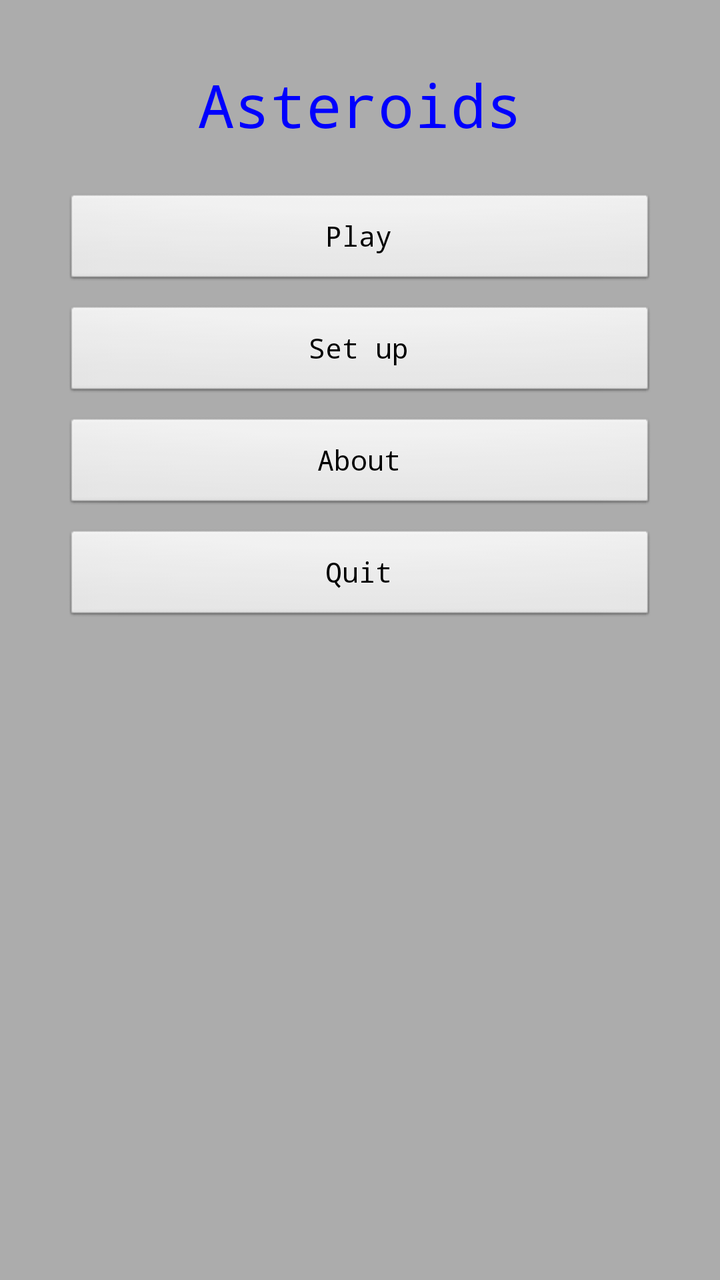
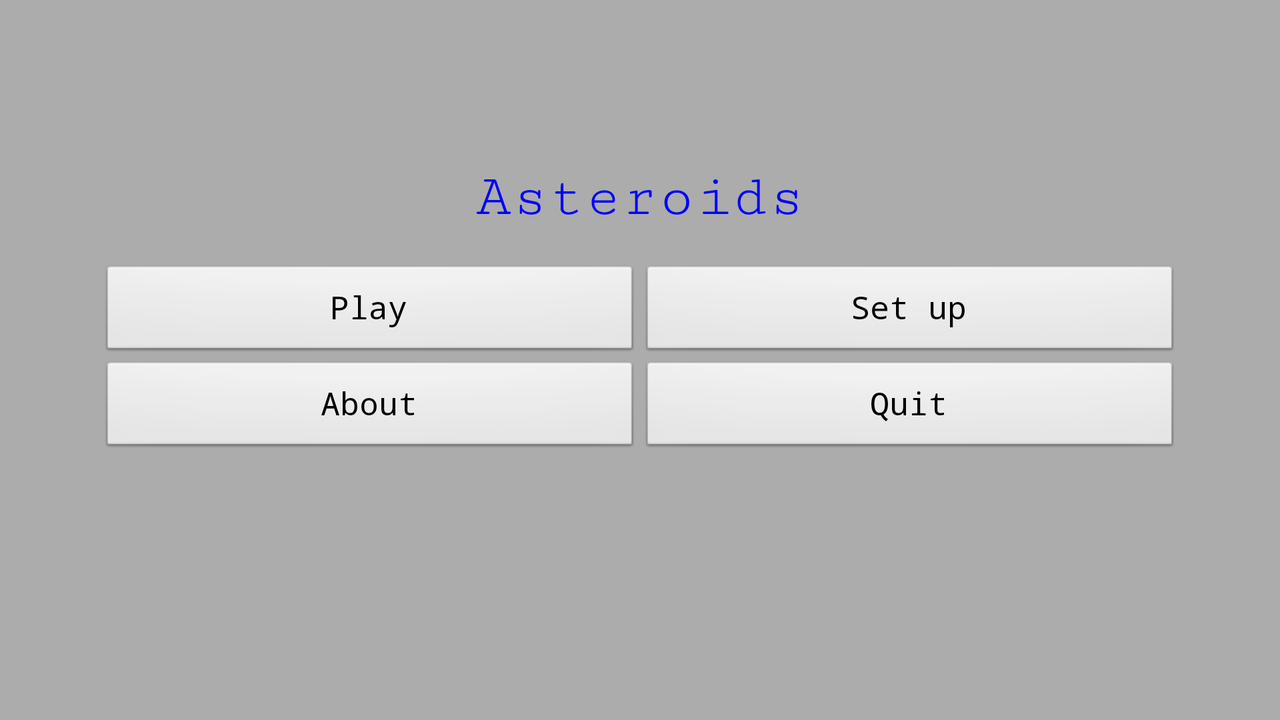

An Android layout and its configuration variant, each rendered on a device that would load it. The default file and the variant file are quoted in full after the pictures.
<!-- AndroidManifest.xml: application theme AppTheme -->
<!-- res/layout/activity_main.xml -->
<?xml version="1.0" encoding="utf-8"?>
<android.support.constraint.ConstraintLayout xmlns:android="http://schemas.android.com/apk/res/android"
    xmlns:app="http://schemas.android.com/apk/res-auto"
    xmlns:tools="http://schemas.android.com/tools"

    android:layout_width="match_parent"
    android:layout_height="match_parent"
    tools:context=".MainActivity">

    <TextView
        android:id="@+id/textView"
        android:layout_width="wrap_content"
        android:layout_height="wrap_content"
        android:layout_marginStart="32dp"
        android:layout_marginLeft="32dp"
        android:layout_marginTop="32dp"
        android:layout_marginEnd="32dp"
        android:layout_marginRight="32dp"
        android:text="@string/app_name"
        android:textSize="30sp"
        app:layout_constraintEnd_toEndOf="parent"
        app:layout_constraintStart_toStartOf="parent"
        app:layout_constraintTop_toTopOf="parent" />

    <Button
        android:id="@+id/btn_start"
        android:layout_width="0dp"
        android:layout_height="wrap_content"
        android:layout_marginStart="32dp"
        android:layout_marginLeft="32dp"
        android:layout_marginTop="24dp"
        android:layout_marginEnd="32dp"
        android:layout_marginRight="32dp"
        android:text="@string/btn_start_txt"
        app:layout_constraintEnd_toEndOf="parent"
        app:layout_constraintStart_toStartOf="parent"
        app:layout_constraintTop_toBottomOf="@+id/textView" />

    <Button
        android:id="@+id/btn_setup"
        android:layout_width="0dp"
        android:layout_height="wrap_content"
        android:layout_marginTop="8dp"
        android:text="@string/btn_setup_txt"
        app:layout_constraintEnd_toEndOf="@+id/btn_start"
        app:layout_constraintHorizontal_bias="0.0"
        app:layout_constraintStart_toStartOf="@+id/btn_start"
        app:layout_constraintTop_toBottomOf="@+id/btn_start" />

    <Button
        android:id="@+id/btn_about"
        android:layout_width="0dp"
        android:layout_height="wrap_content"
        android:layout_marginTop="8dp"
        android:text="@string/btn_about_txt"
        app:layout_constraintEnd_toEndOf="@+id/btn_start"
        app:layout_constraintHorizontal_bias="0.0"
        app:layout_constraintStart_toStartOf="@+id/btn_start"
        app:layout_constraintTop_toBottomOf="@+id/btn_setup" />

    <Button
        android:id="@+id/btn_exit"
        android:layout_width="0dp"
        android:layout_height="wrap_content"
        android:layout_marginTop="8dp"
        android:text="@string/btn_exit_txt"
        app:layout_constraintEnd_toEndOf="@+id/btn_start"
        app:layout_constraintHorizontal_bias="0.0"
        app:layout_constraintStart_toStartOf="@+id/btn_start"
        app:layout_constraintTop_toBottomOf="@+id/btn_about" />

</android.support.constraint.ConstraintLayout>
<!-- resources referenced by this layout -->
<resources>
  <string name="app_name">Asteroids</string>
  <string name="btn_about_txt">About</string>
  <string name="btn_exit_txt">Quit</string>
  <string name="btn_setup_txt">Set up</string>
  <string name="btn_start_txt">Play</string>
  <style name="AppTheme" parent="Theme.AppCompat.Light.DarkActionBar">
          
          <item name="android:typeface">monospace</item>
          <item name="android:textColor">#0000FF</item>
          <item name="android:windowBackground">#ACACAC</item>
          <item name="android:buttonStyle">@android:style/Widget.Button</item>
          <item name="android:textAppearanceButton">@style/TextAppearance.AppCompat.Menu</item>
          <item name="colorPrimary">@color/colorPrimary</item>
          <item name="colorPrimaryDark">@color/colorPrimaryDark</item>
          <item name="colorAccent">@color/colorAccent</item>
      </style>
  <color name="colorPrimary">#008577</color>
  <color name="colorPrimaryDark">#00574B</color>
  <color name="colorAccent">#d81b60</color>
</resources>
<!-- res/layout-land/activity_main.xml (the repository's variant of the layout above) -->
<!-- drawn on the phone turned sideways -->
<?xml version="1.0" encoding="utf-8"?>
<android.support.constraint.ConstraintLayout xmlns:android="http://schemas.android.com/apk/res/android"
    xmlns:app="http://schemas.android.com/apk/res-auto"
    android:layout_width="match_parent"
    android:layout_height="match_parent"
    android:padding="@dimen/margin_buttons">

    <TextView
        android:id="@+id/textView"
        android:layout_width="wrap_content"
        android:layout_height="wrap_content"
        android:layout_marginStart="32dp"
        android:layout_marginLeft="32dp"
        android:layout_marginTop="32dp"
        android:layout_marginEnd="32dp"
        android:layout_marginRight="32dp"
        android:text="@string/app_name"
        android:textSize="30sp"
        app:fontFamily="serif-monospace"
        app:layout_constraintEnd_toEndOf="parent"
        app:layout_constraintStart_toStartOf="parent"
        app:layout_constraintTop_toTopOf="parent" />

    <TableLayout
        android:layout_width="match_parent"
        android:layout_height="match_parent"
        android:gravity="center"
        android:stretchColumns="*">

        <TableRow
            android:layout_width="match_parent"
            android:layout_height="match_parent" >

            <Button
                android:id="@+id/btn_start"
                style="@android:style/Widget.Button"
                android:layout_width="0dp"
                android:layout_height="wrap_content"
                android:text="@string/btn_start_txt"
                android:textAppearance="@style/TextAppearance.AppCompat.Menu" />

            <Button
                android:id="@+id/btn_setup"
                style="@android:style/Widget.Button"
                android:layout_width="0dp"
                android:layout_height="wrap_content"
                android:text="@string/btn_setup_txt"
                android:textAppearance="@style/TextAppearance.AppCompat.Menu" />
        </TableRow>

        <TableRow
            android:layout_width="match_parent"
            android:layout_height="match_parent" >

            <Button
                android:id="@+id/btn_about"
                style="@android:style/Widget.Button"
                android:layout_width="0dp"
                android:layout_height="wrap_content"
                android:text="@string/btn_about_txt"
                android:textAppearance="@style/TextAppearance.AppCompat.Menu" />

            <Button
                android:id="@+id/btn_exit"
                style="@android:style/Widget.Button"
                android:layout_width="0dp"
                android:layout_height="wrap_content"
                android:text="@string/btn_exit_txt"
                android:textAppearance="@style/TextAppearance.AppCompat.Menu" />
        </TableRow>

    </TableLayout>
</android.support.constraint.ConstraintLayout>
<!-- resources referenced by the variant -->
<!-- as the phone turned sideways resolves them -->
<resources>
  <dimen name="margin_buttons">50dp</dimen>
  <string name="app_name">Asteroids</string>
  <string name="btn_about_txt">About</string>
  <string name="btn_exit_txt">Quit</string>
  <string name="btn_setup_txt">Set up</string>
  <string name="btn_start_txt">Play</string>
  <style name="AppTheme" parent="Theme.AppCompat.Light.DarkActionBar">
          
          <item name="android:typeface">monospace</item>
          <item name="android:textColor">#0000FF</item>
          <item name="android:windowBackground">#ACACAC</item>
          <item name="android:buttonStyle">@android:style/Widget.Button</item>
          <item name="android:textAppearanceButton">@style/TextAppearance.AppCompat.Menu</item>
          <item name="colorPrimary">@color/colorPrimary</item>
          <item name="colorPrimaryDark">@color/colorPrimaryDark</item>
          <item name="colorAccent">@color/colorAccent</item>
      </style>
  <color name="colorPrimary">#008577</color>
  <color name="colorPrimaryDark">#00574B</color>
  <color name="colorAccent">#d81b60</color>
</resources>
